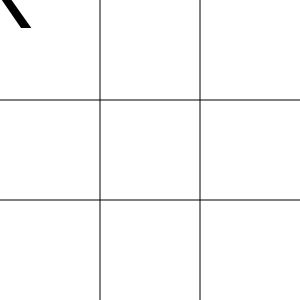
Frame 1 (no input)
Frame 60 (no input): identical to frame 1, image omitted
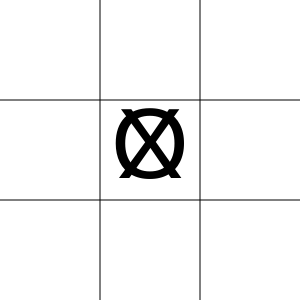
Frame 120 (the mouse pressed at the canvas centre since frame 60)

The p5.js sketch that drew these frames (run headless with seeded random() and noise() and a simulated clock; from frame 60 on, the mouse is pressed at the canvas centre):

// p5.js sketch
// ── sketch.js
let tic;
let turn = 1;
let winState = 0;

function setup() {
  createCanvas(300, 300);
	textAlign(CENTER, CENTER);
	textSize(100);
	initBoard();
}

function draw() {
	drawBoard();
	if (turn === 1) {
		text("X", mouseX, mouseY);
	}
	if (turn === 2) {
		text("O", mouseX, mouseY);
	}
	for(let i = 0; i < tic.length; i++) {
		for(let j = 0; j < tic[i].length; j++) {
			if (tic[i][j] === 1) {
				text("X", i * 100 + 50, j * 100 + 50);
			}
			else if (tic[i][j] === 2) {
				text("O", i * 100 + 50, j * 100 + 50);
			}
		}
	}
}

function drawBoard() {
	background(255);
	line(100, 0, 100, height);
	line(200, 0, 200, height);
	line(0, 100, width, 100);
	line(0, 200, width, 200);
}

function initBoard() {
	tic = [[0, 0, 0], [0, 0, 0], [0, 0, 0]]
}

function mousePressed() {
	let temp1 = Math.floor(mouseX/100);
	let temp2 = Math.floor(mouseY/100);
	if (tic[temp1][temp2] === 0) {
		tic[temp1][temp2] = turn;
		if (turn === 1) {
			turn = 2;
		}
		else {
			turn = 1;
		}
	}
	winner();
}

function winner() {
	for(let i = 0; i < tic.length; i++) {
		winState = isWinner(tic[i][0], tic[i][1], tic[i][2]);
		// print(winState);
	}
	if (winState > 0) {
		if (winState === 1) {
			textSize(10);
			text("Player 1 wins!", width/2, height/2);
			noLoop();
		}
	}
}

function isWinner(a, b, c) {
	print(str(a) + str(b) + str(c));
	if(a > 0 && b > 0 && c > 0) {
		if (a === b && b === c) {
			return a;
		}
		else {
			return 0;
		}
	}
	else {
		return 0;
	}
}
